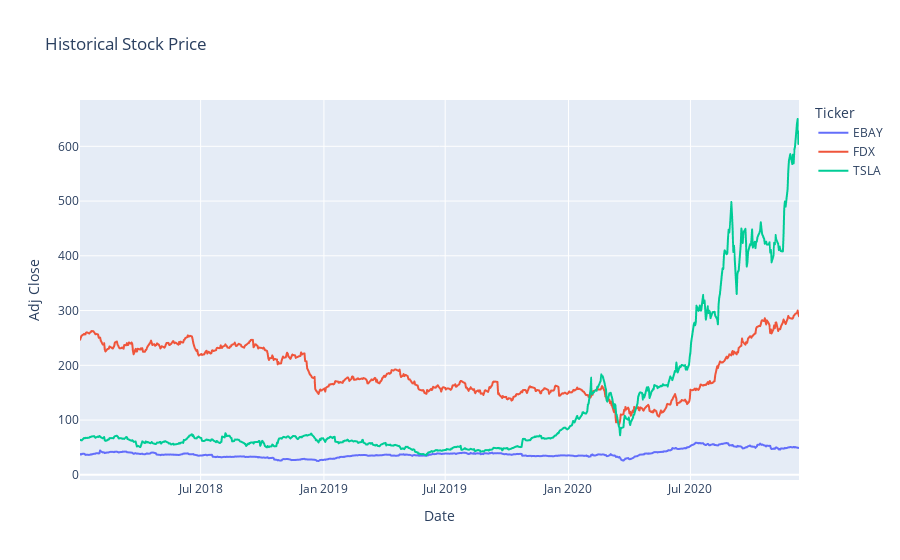

Notebook source saved alongside this figure:
### Code cell
ex.plot_adj_close()

### Figure 1 — Plotly figure (JSON) as saved in the notebook; plotly's stock layout.template omitted (floating-point values rounded to 4 significant figures; data arrays with more than 128 entries replaced by an {"elided": "..."} marker saying what was removed)
{"data": [{"hovertemplate": "Ticker=EBAY<br>Date=%{x}<br>Adj Close=%{y}<extra></extra>", "legendgroup": "EBAY", "line": {"color": "#636efa", "dash": "solid"}, "mode": "lines", "name": "EBAY", "showlegend": true, "type": "scattergl", "x": {"elided": "742 str values"}, "xaxis": "x", "y": {"elided": "742 float values"}, "yaxis": "y"}, {"hovertemplate": "Ticker=FDX<br>Date=%{x}<br>Adj Close=%{y}<extra></extra>", "legendgroup": "FDX", "line": {"color": "#EF553B", "dash": "solid"}, "mode": "lines", "name": "FDX", "showlegend": true, "type": "scattergl", "x": {"elided": "742 str values"}, "xaxis": "x", "y": {"elided": "742 float values"}, "yaxis": "y"}, {"hovertemplate": "Ticker=TSLA<br>Date=%{x}<br>Adj Close=%{y}<extra></extra>", "legendgroup": "TSLA", "line": {"color": "#00cc96", "dash": "solid"}, "mode": "lines", "name": "TSLA", "showlegend": true, "type": "scattergl", "x": {"elided": "742 str values"}, "xaxis": "x", "y": {"elided": "742 float values"}, "yaxis": "y"}], "layout": {"legend": {"title": {"text": "Ticker"}, "tracegroupgap": 0}, "title": {"text": "Historical Stock Price"}, "xaxis": {"anchor": "y", "domain": [0, 1], "title": {"text": "Date"}}, "yaxis": {"anchor": "x", "domain": [0, 1], "title": {"text": "Adj Close"}}}}
